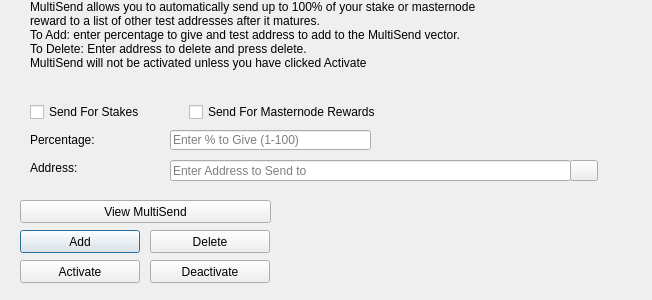
<?xml version="1.0" encoding="UTF-8"?>
<ui version="4.0">
 <class>MultiSendDialog</class>
 <widget class="QDialog" name="MultiSendDialog">
  <property name="windowModality">
   <enum>Qt::NonModal</enum>
  </property>
  <property name="geometry">
   <rect>
    <x>0</x>
    <y>0</y>
    <width>652</width>
    <height>300</height>
   </rect>
  </property>
  <property name="windowTitle">
   <string>MultiSend</string>
  </property>
  <widget class="QLineEdit" name="multiSendPercentEdit">
   <property name="geometry">
    <rect>
     <x>170</x>
     <y>130</y>
     <width>201</width>
     <height>20</height>
    </rect>
   </property>
   <property name="toolTip">
    <string>Enter whole numbers 1 - 100</string>
   </property>
   <property name="placeholderText">
    <string>Enter % to Give (1-100)</string>
   </property>
  </widget>
  <widget class="QLineEdit" name="multiSendAddressEdit">
   <property name="geometry">
    <rect>
     <x>170</x>
     <y>160</y>
     <width>401</width>
     <height>21</height>
    </rect>
   </property>
   <property name="toolTip">
    <string/>
   </property>
   <property name="placeholderText">
    <string>Enter Address to Send to</string>
   </property>
  </widget>
  <widget class="QLabel" name="label_2">
   <property name="geometry">
    <rect>
     <x>30</x>
     <y>0</y>
     <width>451</width>
     <height>121</height>
    </rect>
   </property>
   <property name="lineWidth">
    <number>1</number>
   </property>
   <property name="text">
    <string>MultiSend allows you to automatically send up to 100% of your stake or masternode reward to a list of other test addresses after it matures.
To Add: enter percentage to give and test address to add to the MultiSend vector.
To Delete: Enter address to delete and press delete.
MultiSend will not be activated unless you have clicked Activate</string>
   </property>
   <property name="alignment">
    <set>Qt::AlignLeading|Qt::AlignLeft|Qt::AlignTop</set>
   </property>
   <property name="wordWrap">
    <bool>true</bool>
   </property>
  </widget>
  <widget class="QLabel" name="message">
   <property name="geometry">
    <rect>
     <x>290</x>
     <y>200</y>
     <width>351</width>
     <height>91</height>
    </rect>
   </property>
   <property name="text">
    <string/>
   </property>
  </widget>
  <widget class="QPushButton" name="addButton">
   <property name="geometry">
    <rect>
     <x>20</x>
     <y>230</y>
     <width>120</width>
     <height>23</height>
    </rect>
   </property>
   <property name="toolTip">
    <string/>
   </property>
   <property name="statusTip">
    <string>Add to MultiSend Vector</string>
   </property>
   <property name="text">
    <string>Add</string>
   </property>
  </widget>
  <widget class="QPushButton" name="disableButton">
   <property name="geometry">
    <rect>
     <x>150</x>
     <y>260</y>
     <width>120</width>
     <height>23</height>
    </rect>
   </property>
   <property name="statusTip">
    <string>Deactivate MultiSend</string>
   </property>
   <property name="text">
    <string>Deactivate</string>
   </property>
  </widget>
  <widget class="QPushButton" name="addressBookButton">
   <property name="geometry">
    <rect>
     <x>570</x>
     <y>160</y>
     <width>28</width>
     <height>21</height>
    </rect>
   </property>
   <property name="toolTip">
    <string>Choose an address from the address book</string>
   </property>
   <property name="text">
    <string/>
   </property>
   <property name="icon">
    <iconset resource="../test.qrc">
     <normaloff>:/icons/address-book</normaloff>:/icons/address-book</iconset>
   </property>
   <property name="shortcut">
    <string>Alt+A</string>
   </property>
   <property name="autoDefault">
    <bool>false</bool>
   </property>
  </widget>
  <widget class="QLabel" name="label">
   <property name="geometry">
    <rect>
     <x>30</x>
     <y>130</y>
     <width>121</width>
     <height>20</height>
    </rect>
   </property>
   <property name="toolTip">
    <string>Percentage of stake to send</string>
   </property>
   <property name="text">
    <string>Percentage:</string>
   </property>
  </widget>
  <widget class="QLabel" name="label_5">
   <property name="geometry">
    <rect>
     <x>30</x>
     <y>160</y>
     <width>111</width>
     <height>16</height>
    </rect>
   </property>
   <property name="toolTip">
    <string>Address to send portion of stake to</string>
   </property>
   <property name="text">
    <string>Address:</string>
   </property>
  </widget>
  <widget class="QPushButton" name="deleteButton">
   <property name="geometry">
    <rect>
     <x>150</x>
     <y>230</y>
     <width>120</width>
     <height>23</height>
    </rect>
   </property>
   <property name="toolTip">
    <string/>
   </property>
   <property name="statusTip">
    <string>Delete Address From MultiSend Vector</string>
   </property>
   <property name="text">
    <string>Delete</string>
   </property>
  </widget>
  <widget class="QPushButton" name="activateButton">
   <property name="geometry">
    <rect>
     <x>20</x>
     <y>260</y>
     <width>120</width>
     <height>23</height>
    </rect>
   </property>
   <property name="statusTip">
    <string>Activate MultiSend</string>
   </property>
   <property name="text">
    <string>Activate</string>
   </property>
  </widget>
  <widget class="QPushButton" name="viewButton">
   <property name="geometry">
    <rect>
     <x>20</x>
     <y>200</y>
     <width>251</width>
     <height>23</height>
    </rect>
   </property>
   <property name="toolTip">
    <string/>
   </property>
   <property name="statusTip">
    <string>View MultiSend Vector</string>
   </property>
   <property name="text">
    <string>View MultiSend</string>
   </property>
  </widget>
  <widget class="QWidget" name="horizontalLayoutWidget">
   <property name="geometry">
    <rect>
     <x>30</x>
     <y>100</y>
     <width>351</width>
     <height>24</height>
    </rect>
   </property>
   <layout class="QHBoxLayout" name="horizontalLayout">
    <item>
     <widget class="QCheckBox" name="multiSendStakeCheckBox">
      <property name="text">
       <string>Send For Stakes</string>
      </property>
     </widget>
    </item>
    <item>
     <widget class="QCheckBox" name="multiSendMasternodeCheckBox">
      <property name="text">
       <string>Send For Masternode Rewards</string>
      </property>
     </widget>
    </item>
   </layout>
  </widget>
 </widget>
 <resources>
  <include location="../test.qrc"/>
 </resources>
 <connections/>
</ui>
